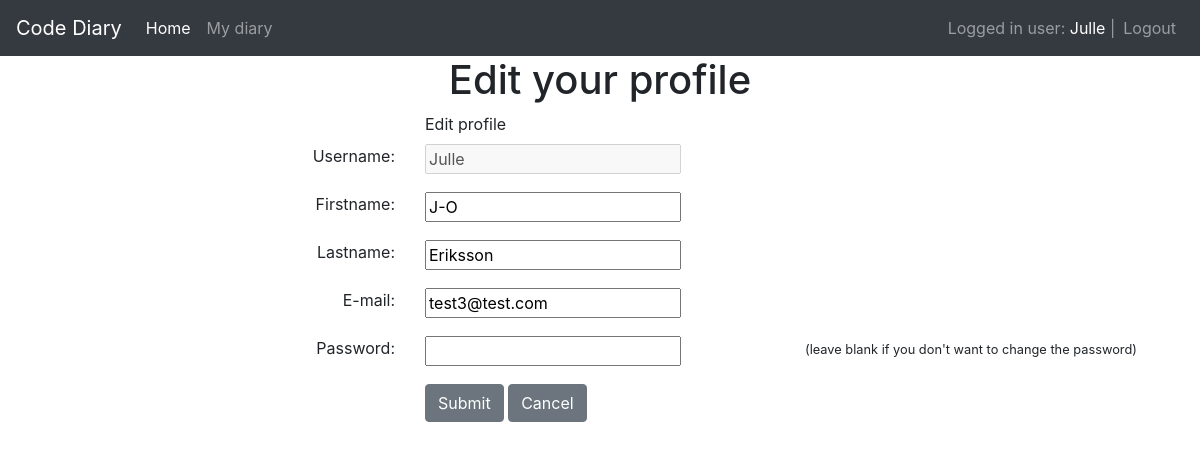
The app's page /users/edit (signed in) with its own data.
### app/models/users.py (models this page shows, shortened)
class User(UserMixin, db.Model):
    id = db.Column(db.Integer, primary_key=True)
    username = db.Column(db.String(80), unique=True, nullable=False)
    password = db.Column(db.String(120), unique=False, nullable=False)
    firstname = db.Column(db.String(100), unique=False)
    lastname = db.Column(db.String(100), unique=False)
    email = db.Column(db.String(100))
    diaries = db.relationship('Diary', backref='user', lazy=True)

### app/views/users.py (the view, shortened to what this page needs)
@user_blueprint.route('/edit', methods=['GET', 'POST'])
@login_required
def edit_user():
    user = load_user(current_user.get_id())
    return render_template('users/edit.html', user=user)

### app/views/users.py (called while the page is built)
@login_manager.user_loader
def load_user(user_id):
    return User.query.get(int(user_id))

### app/templates/users/edit.html
{% extends 'base.html' %}
{% block content %}
    <div class="container text-center">
        <div class="row">
            <div class="col-sm"></div>
            <div class="col-md">
                <h1>Edit your profile</h1>
            </div>
            <div class="col-sm"></div>
        </div>
     <form method="POST">
         <div class="row">
             <div class="col-sm"></div>
             <div class="col-md text-left">
                 <label for="Edit profile">Edit profile</label>
             </div>
             <div class="col-sm"></div>
         </div>
         <div class="form-group">
             <div class="row">
                 <div class="col-sm text-right"><label for="username">Username: </label></div>
                 <div class="col-md text-left">
                     <input type="text" name="username" value={{ user.username }} disabled>
                 </div>
                 <div class="col-sm"></div>
             </div>
        </div>
         <div class="form-group">
             <div class="row">
                 <div class="col-sm text-right"><label for="firstname">Firstname: </label></div>
                 <div class="col-md text-left">
                     <input type="text" name="firstname" value={{ user.firstname }}>
                 </div>
                 <div class="col-sm"></div>
             </div>
        </div>
         <div class="form-group">
             <div class="row">
                 <div class="col-sm text-right"><label for="lastname">Lastname: </label></div>
                 <div class="col-md text-left">
                     <input type="text" name="lastname" value={{ user.lastname }}>
                 </div>
                 <div class="col-sm"></div>
             </div>
        </div>
        <div class="form-group">
            <div class="row">
                <div class="col-sm text-right"><label for="email">E-mail: </label></div>
                <div class="col-md text-left">
                    <input type="email" name="email" value={{ user.email }}>
                </div>
                <div class="col-sm"></div>
            </div>
        </div>
         <div class="form-group">
             <div class="row">
                 <div class="col-sm text-right"><label for="password">Password: </label></div>
                 <div class="col-md text-left">
                     <input type="password" name="password">
                 </div>
                 <div class="col-sm text-left">
                     <small>(leave blank if you don't want to change the password)</small>
                 </div>
             </div>
         </div>
         <div class="form-group">
             <div class="row">
                 <div class="col-sm text-right"></div>
                 <div class="col-md text-left">
                     <button class="btn btn-secondary" type="submit" value="Submit">Submit</button>
                     <a class="btn btn-secondary" href="{{ url_for('index') }}" role="button">Cancel</a>
                 </div>
                 <div class="col-sm"></div>
             </div>
         </div>
    </form>
    </div>
{% endblock %}

### app/templates/base.html (shortened to what this page needs)
<!DOCTYPE html>
<html lang="en">
<head>
    <link rel="stylesheet" href="https://stackpath.bootstrapcdn.com/bootstrap/4.3.1/css/bootstrap.min.css"
>
</head>
<body>
<nav class="navbar navbar-expand-lg navbar-dark bg-dark">
    <a class="navbar-brand" href="/">Code Diary</a>
    <div class="collapse navbar-collapse" id="navbarNavAltMarkup">
        <div class="navbar-nav">
            <a class="nav-item nav-link active" href="/">Home <span class="sr-only">(current)</span></a>
            {% if current_user.is_authenticated %}
                <a class="nav-item nav-link" href="/diaries">My diary</a>
            {% endif %}
        </div>
    </div>
    {% if current_user.is_authenticated %}
        <ul class="navbar-nav ml-auto">
            <li class="navbar-text">
                Logged in user:
                <a href={{ url_for('users.edit_user') }}> {{ current_user.username }}</a> |
            </li>
            <li><a class="nav-item nav-link" href="{{ url_for('users.logout') }}">Logout</a></li>
        </ul>
    {% endif %}
</nav>
{% block content %}
{% endblock %}
</body>
</html>

### records on screen
User: username "Julle", firstname "J-O", lastname "Eriksson", email "test3@test.com"
